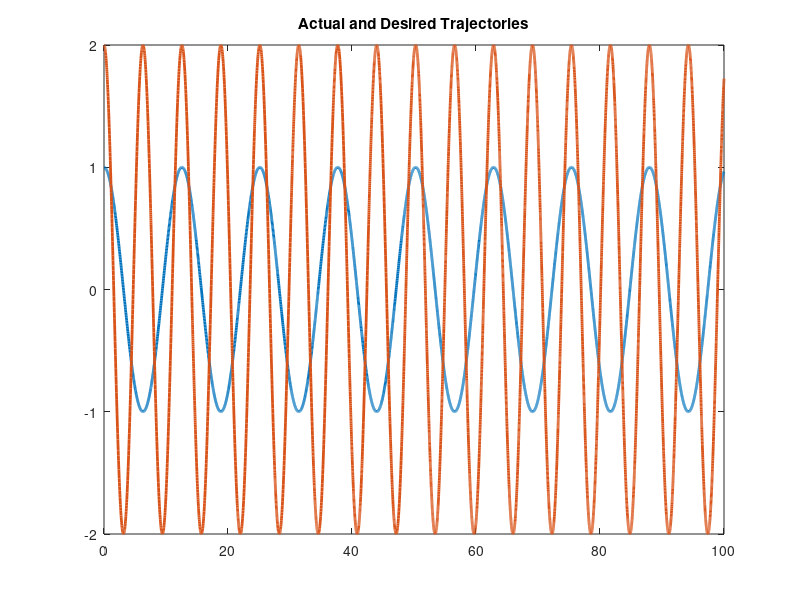

Reproduce this figure in MATLAB. (Note: this script raises an error after producing the figure.)
function twoLinkRobotAdaptive
close all
global controlinput
%Set up parameters for sim
%Errors in Yd matrix are qd - q and this entire matrix has errors qd - q

p1       = 3.473;
p2       = 0.196;
p3       = 0.242;
f1       = 5.3;
f2       = 1.1;


% Stacked parameter vector
theta    = [p1;p2;p3;f1;f2];
controlinput = [1;1];

% Simulation final time
tf   = 100;

% Initial condition vector (X0 must be same size and "form" as X and XDot below)
% (i.e1., in this sim, X0 = [e0;r0;thetahat0])
X0   = [4;10;3;2;1;1;1;1;1;1;1];

% Options for integration function
opts = odeset('RelTol',1e-3,'AbsTol',1e-3);

% Integrate (you can send the paramters theta to the dynamics as seen below)
[t,STATES] = ode45(@(t,X) twoLinkdynamics(t,X,theta),[0 tf],X0,opts);

% Set up desired trajectory data for plots (enter desired trajectory for your simulation)
qd = [cos(0.5*t) 2*cos(t)]';

% Parse integrated states (STATES is the same "form" as X0)
% (i.e1., in this sim, STATES = [e1 r thetahat] over all time);
e1  = STATES(:,1:2)';
e2  = STATES(:,3:4)';
thetaHat = STATES(:,5:9)';
mu2 = STATES(:,10:11)';

% Compute x from e1 and xd for plotting purposes
q  = qd - e1;

% Plot the actual vs desired trajectories
figure(1)
plot(t,qd,'-','LineWidth',2)
title('Actual and Desired Trajectories');
hold on
ax = gca;
ax.ColorOrderIndex = 1;
plot(t,q,':','LineWidth',2)
xlabel('time')
hold off

% Plot the filtered tracking error
figure(2)
plot(t,e2,'--','LineWidth',2)
title('Filtered Tracking error')
xlabel('time')

% Plot the adaptive estimates vs actual parameters
figure(3)
plot(t,repmat(theta,1,length(t)),'-','LineWidth',2)
hold on
ax = gca;
ax.ColorOrderIndex = 1;
plot(t,thetaHat,':','LineWidth',2)
xlabel('time')

title('Adaptive Estimates & Actual Parameters')
hold off

figure(4)
time = 0:tf/length(controlinput):tf;
time(end) = [];
plot(time,controlinput(1,:))
title('Control input for Link 1');
xlabel('Time(s)')
ylabel('Torque(Nm)')

figure(5)
time = 0:tf/length(controlinput):tf;
time(end) = [];
plot(time,controlinput(2,:))
title('Control input for Link 2');
xlabel('Time(s)')
ylabel('Torque(Nm)')

function [XDot] = twoLinkdynamics(t,X,theta)
global u controlinput
% t
% Parse parameter vector
p1 = theta(1);
p2 = theta(2);
p3 = theta(3);
f1 = theta(4);
f2 = theta(5);

% Select gains for controller
K        = 3   ; %Enter a number
a1       = 1    ; %Enter a number
a2       = 1;
v = [100 0.5 0.5 20 0.5];
gamma    = diag(v);
beta     = 0.9;



% Desired trajectory and needed derivatives
qd       = [cos(0.5*t);2*cos(t)];
qdDot    = [-0.5*sin(0.5*t);-2*sin(t)]; %Enter the expression
qdDotDot = [-0.25*cos(0.5*t);-2*cos(t)]; %Enter the expression



% Parse current states (X is the same size and "form" as X0)
% (i.e1., in this sim, X = [e1;r;thetahat])
e1        = [X(1);X(2)];
e2        = [X(3);X(4)];
thetaHat = [X(5);X(6);X(7);X(8);X(9)];
mu2      = [X(10);X(11)];

% Compute current x and xDot for convenience
q        = qd - e1;
qDot     = qdDot + a1*e1 - e2;



% Compute cos(x2) and sin(x2) for convenience
c2       = cos(q(2));
s2       = sin(q(2));

cd2      = cos(qd(2));
sd2      = sin(qd(2));


% Compute current matrices for the dynamics
M        = [p1 + 2*p3*c2 p2 + p3*c2;p2 + p3*c2 p2];
Vm       = [-p3*s2*qDot(2) -p3*s2*(qDot(1) + qDot(2));p3*s2*qDot(1) 0];
fd       = [f1 0;0 f2];

% 
% eDot = qDot - qdDot;

% 
% b1      = qdDot(1) + a1*e1(1);
% b2      = qdDot(2) + a1*e1(2);
% 
% 
% b5      = qdDotDot(1) + a1*eDot(1);
% b6      = qdDotDot(2) + a1*eDot(2);

% %Y2 Matrix
% y2_11   = -b5;
% y2_12   = -b6;
% y2_13   = -2*c2*b5 - c2*b6 + s2*qDot(2)*b1 + s2*b2*(qDot(1)+qDot(2));
% y2_14   = -qDot(1);
% y2_15   = 0;
% 
% y2_21   = 0;
% y2_22   = -b5 - b6;
% y2_23   = -c2*b5 - s2*qDot(1)*b1;
% y2_24   = 0;
% y2_25   = -qDot(2);
% 
% Y      = [y2_11 y2_12 y2_13 y2_14 y2_15; y2_21 y2_22 y2_23 y2_24 y2_25];



%Design Yd Matrix
yd11     = qdDotDot(1);
yd12     = qdDotDot(2);
yd13     = 2*cd2*qdDotDot(1) + cd2*qdDotDot(2) - sd2*qdDot(2)*qdDot(1) - sd2*qdDot(1)*qdDot(2) - sd2*qdDot(2)*qdDot(2);
yd14     = qdDot(1);
yd15     = 0;

yd21     = 0;
yd22     = qdDotDot(1)+qdDotDot(2);
yd23     = cd2*qdDotDot(1) + sd2*qdDot(1)*qdDot(1);
yd24     = 0;
yd25     = qdDot(2);
Yd       = [yd11 yd12 yd13 yd14 yd15;yd21 yd22 yd23 yd24 yd25];

 

% Design controller

u        = Yd*thetaHat + mu2; %Enter the expression

controlinput = horzcat(controlinput,u);

% Compute current closed-loop dynamics
e1Dot       = e2 - a1*e1;

e2Dot       = M\(M*qdDotDot + Vm*qDot + fd*qDot + M*a1*e1Dot - u); %Enter the expression
r        = e2Dot + a2*e2;

thetaHatDot = (gamma*Yd'*e2); %Enter the expression

mu2Dot      = (K+1)*r + beta*sign(e2);

% Stacked dynamics vector (XDot is the same size and "form" as X)
XDot        = [e1Dot;e2Dot;thetaHatDot; mu2Dot];
